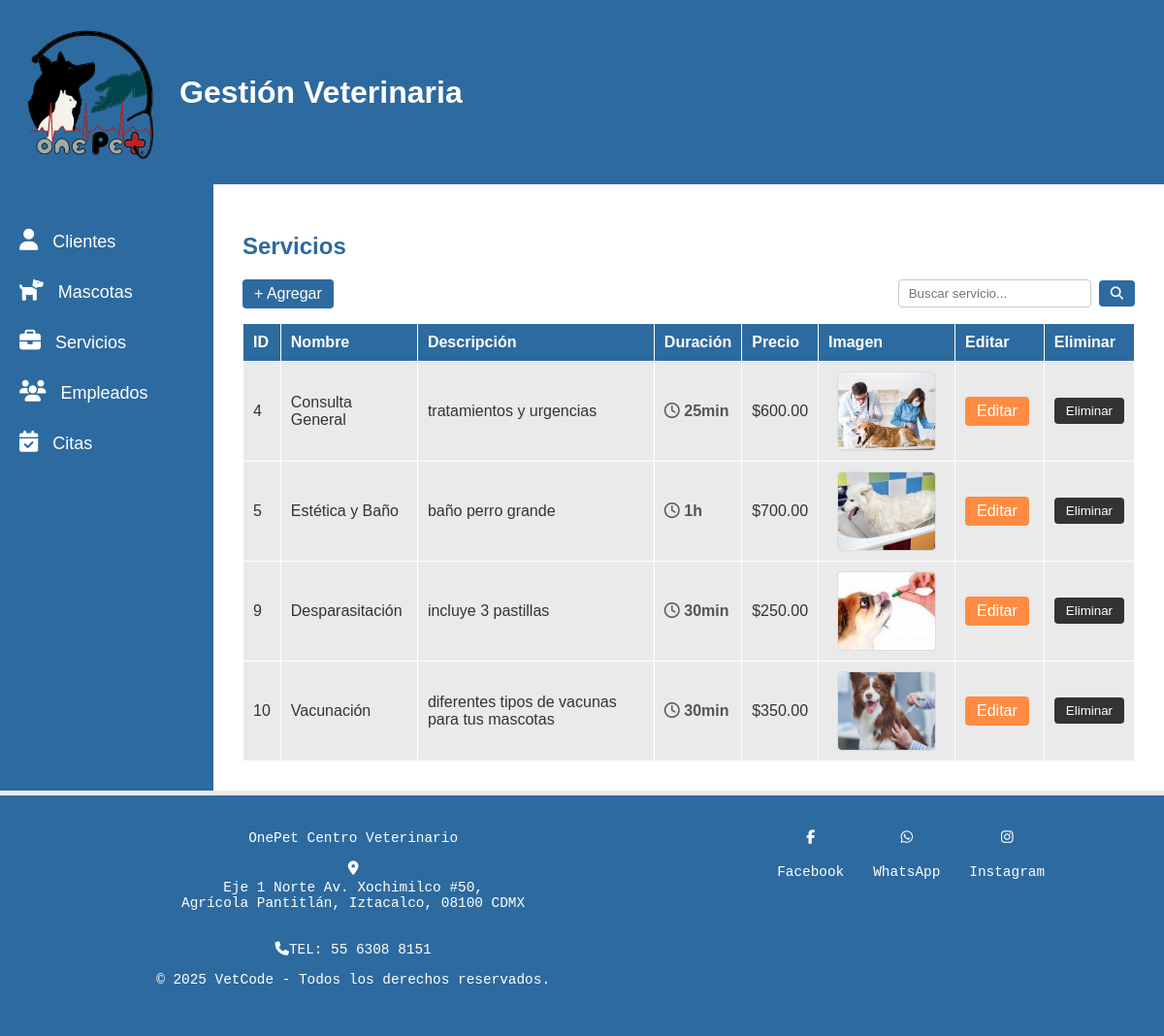
Screenshot of /Vista/servicios.php with the database file from the repository.
### tables this page shows
CREATE TABLE `servicios` (
  `id_servicio` int(11) NOT NULL,
  `nombre_servicio` varchar(100) NOT NULL,
  `descripcion` text NOT NULL,
  `precio` decimal(10,2) NOT NULL,
  `duracion` int(11) NOT NULL DEFAULT 30,
  `imagen` varchar(255) DEFAULT NULL
);

### Vista/servicios.php (the view, shortened to what this page needs)
<?php
include "../Modelo/conexion.php";
$busqueda = isset($_GET['buscar']) ? $con->real_escape_string($_GET['buscar']) : "";
$sql = "SELECT * FROM servicios";
$sql .= " ORDER BY id_servicio ASC";
$result = $con->query($sql);
function formatoDuracion($minutos) {
    $h = floor($minutos / 60);
    $m = $minutos % 60;
    $txt = "";
    if ($h > 0) $txt .= $h . "h ";
    if ($m > 0 || $h == 0) $txt .= $m . "min";
    return $txt;
}
?>
<!DOCTYPE html>
<html lang="es">
<head>
    <link rel="stylesheet" href="../Vista/Css/estilos.css">
    <link rel="stylesheet" href="https://cdn.jsdelivr.net/npm/remixicon@2.5.0/fonts/remixicon.css">
</head>
<body>
    <header>
        <div class="logo">
            <img src="../Vista/imagenes/one pet3.png" alt="Logo VetCode" class="logo-img">
            <h1>Gestión Veterinaria</h1>
        </div>
    </header>
    <div class="contenedor-principal">
        <aside class="menu-lateral">
            <ul>
                <li><a href="clientes.php"><i class="fa-solid fa-user"></i> Clientes</a></li>
                <li><a href="mascotas.php"><i class="fa-solid fa-dog"></i> Mascotas</a></li>
                <li><a href="servicios.php" class="active"><i class="fa-solid fa-briefcase"></i> Servicios</a></li>
                <li><a href="empleados.php"><i class="fa-solid fa-users"></i> Empleados</a></li>
                <li><a href="citas.php"><i class="fa-solid fa-calendar-check"></i> Citas</a></li>
            </ul>
        </aside>
        <main>
            <h2>Servicios</h2>
            <div style="display:flex; align-items:center; justify-content:space-between; margin-bottom:15px;">
                <a href="../Controlador/servicios_controller.php?action=add" class="Agregar" style="text-decoration:none;">+ Agregar</a>
                <form action="servicios.php" method="GET" style="display:flex; align-items:center; gap:8px;">
                    <input type="text" name="buscar" placeholder="Buscar servicio..." style="padding:6px 10px; border:1px solid #ccc; border-radius:4px;" value="<?php echo htmlspecialchars($busqueda); ?>">
                    <button type="submit" class="Agregar"><i class="fa fa-search"></i></button>
                </form>
            </div>
            <table>
                <thead>
                    <tr>
                        <th>ID</th>
                        <th>Nombre</th>
                        <th>Descripción</th>
                        <th>Duración</th> <th>Precio</th>
                        <th>Imagen</th>
                        <th>Editar</th>
                        <th>Eliminar</th>
                    </tr>
                </thead>
                <tbody>
                    <?php
                    if ($result->num_rows > 0) {
                        while ($row = $result->fetch_assoc()) {
                            $duracionVal = isset($row['duracion']) ? $row['duracion'] : 30;
                            ?>
                            <tr>
                                <td><?php echo $row['id_servicio']; ?></td>
                                <td><?php echo htmlspecialchars($row['nombre_servicio']); ?></td>
                                <td><?php echo htmlspecialchars($row['descripcion']); ?></td>
                                <td style="font-weight:bold; color:#555;">
                                    <i class="fa-regular fa-clock"></i>
                                    <?php echo formatoDuracion($duracionVal); ?>
                                </td>
                                <td>$<?php echo number_format($row['precio'], 2); ?></td>
                                <td class="img-cell">
                                    <?php if (!empty($row['imagen'])): ?>
                                        <div class="img-container">
                                            <img src="imagenes/servicios/<?php echo htmlspecialchars($row['imagen']); ?>" alt="Servicio">
                                        </div>
                                    <?php else: ?>
                                        <span style="color:#999;">-</span>
                                    <?php endif; ?>
                                </td>
                                <td style="text-align:center;">
                                    <a href="../Controlador/servicios_controller.php?action=edit&id=<?php echo $row['id_servicio']; ?>" class="edit-btn">Editar</a>
                                </td>
                                <td style="text-align:center;">
                                    <form action="../Controlador/servicios_controller.php?action=delete" method="POST" onsubmit="return confirm('¿Estás seguro de eliminar este servicio?');" style="display:inline;">
                                        <button type="submit" class="delete-btn">Eliminar</button>
                                    </form>
                                </td>
                            </tr>
                            <?php
                        }
                    } else {
                        echo "<tr><td colspan='8'>No se encontraron servicios registrados.</td></tr>";
                    }
                    ?>
                </tbody>
            </table>
        </main>
    </div>
<footer class="PiePagina">
    <table>
        <tr>
            <td>
                OnePet Centro Veterinario<br><br>
                <a href="https://www.google.com/maps/place/OnePet+Centro+Veterinario/@19.4138976,-99.0608182,18.15z/data=!4m14!1m7!3m6!1s0x85d1fd22545035fd:0xa2555f13641c2d07!2sOnePet+Centro+Veterinario!8m2!3d19.4134147!4d-99.06003!16s%2Fg%2F11rsrz6mx_!3m5!1s0x85d1fd22545035fd:0xa2555f13641c2d07!8m2!3d19.4134147!4d-99.06003!16s%2Fg%2F11rsrz6mx_?entry=ttu&g_ep=EgoyMDI1MTExNy4wIKXMDSoASAFQAw%3D%3D" target="_blank">
                    <i class="fa-solid fa-location-dot"></i>Eje 1 Norte Av. Xochimilco #50, <br>
                    Agrícola Pantitlán, Iztacalco, 08100 CDMX
                </a>
                <br>
                <br>
                <i class="fa-solid fa-phone"></i>TEL: 55 6308 8151<br>
                <p>&copy; 2025 VetCode - Todos los derechos reservados.</p>
            </td>
            <td>
                <a href="https://www.facebook.com/share/1FRjPmVmGe/?mibextid=wwXIfr" target="_blank">
                    <i class="fa-brands fa-facebook-f"></i><br>Facebook<br><br>
                </a>
                <a href="https://wa.link/h255ft" target="_blank">
                    <i class="fa-brands fa-whatsapp"></i><br>WhatsApp<br><br>
                </a>
                <a href="https://www.instagram.com/onepetvet?igsh=MXZodHVvcmpiNmZ6cA==" target="_blank">
                    <i class="fa-brands fa-instagram"></i><br>Instagram<br><br>
                </a>
            </td>
        </tr>
    </table>
</footer>
</body>
</html>

### Vista/Css/estilos.css (style rules this page uses)
body { background-color: #EAEAEA; font-family: Arial, sans-serif; color: #333333; margin: 0; padding: 0; }
header { background-color: #2D6A9F; padding: 20px; color: #FFFFFF; }
.logo { display: flex; align-items: center; }
img.logo-img { width: 150px; height: 150px; margin-right: 15px; }
.contenedor-principal { display: flex; min-height: calc(100vh - 200px); }
.menu-lateral { background-color: #2D6A9F; width: 220px; padding-top: 30px; flex-shrink: 0; }
.menu-lateral ul { list-style: none; padding-left: 20px; }
.menu-lateral li { display: flex; align-items: center; color: #FFFFFF; margin-bottom: 28px; font-size: 18px; cursor: pointer; }
.menu-lateral i { font-size: 22px; margin-right: 10px; }
.menu-lateral a, .menu-lateral a:link, .menu-lateral a:visited, .menu-lateral a:active { text-decoration: none !important; color: inherit; }
main { padding: 30px; background-color: #FFFFFF; flex: 1; overflow-x: hidden; }
h2 { color: #2D6A9F; }
table { width: 100%; border-collapse: collapse; background-color: #EAEAEA; min-width: 700px; }
th, td { padding: 10px; border: 1px solid #FFFFFF; text-align: left; vertical-align: middle; }
th { background-color: #2D6A9F; color: #FFFFFF; }
.edit-btn { background-color: #ff8c42; color: #FFFFFF; border: none; padding: 6px 12px; border-radius: 4px; cursor: pointer; margin-right: 5px; display: inline-block; text-decoration: none; text-align: center; }
.delete-btn { background-color: #333333; color: #FFFFFF; border: none; padding: 6px 12px; border-radius: 4px; cursor: pointer; display: inline-block; text-decoration: none; text-align: center; }
.Agregar { background-color: #2D6A9F; color: #FFFFFF; border: none; padding: 6px 12px; border-radius: 4px; cursor: pointer; text-decoration: none; display: inline-block; }
.PiePagina table { width: 100%; margin-top: 5px; background-color: #2D6A9F; color: #FFFFFF; text-align: center; padding: 2%; font-family: 'Courier New', Courier, monospace; font-size: 1.2vw; height: 180px; min-width: unset; border-collapse: separate; }
.PiePagina td { border: none; padding: 10px; vertical-align: top; }
.PiePagina td:first-child { text-align: center; }
.PiePagina td:last-child { display: flex; flex-direction: row; justify-content: center; align-items: center; gap: 30px; }
.PiePagina td a, .PiePagina td a:link, .PiePagina td a:visited, .PiePagina td a:active { color: #FFFFFF !important; text-decoration: none !important; display: flex !important; flex-direction: column; align-items: center; }
.PiePagina td a i { color: #FFFFFF !important; margin-bottom: 5px; }
table tr td img { object-fit: cover; border-radius: 4px; }

### Vista/servicios.php (style rules this page uses)
.img-cell { width: 120px; text-align: center; }
.img-container { width: 100px; height: 80px; overflow: hidden; margin: auto; display: flex; align-items: center; justify-content: center; border-radius: 4px; border: 1px solid #ddd; }
.img-container img { width: 100%; height: 100%; object-fit: cover; }

### rows the page displays
servicios: id_servicio "4", nombre_servicio "Consulta General", descripcion "tratamientos y urgencias", duracion "25min", precio "600.00", imagen (picture)
servicios: id_servicio "5", nombre_servicio "Estética y Baño", descripcion "baño perro grande", duracion "1h", precio "700.00", imagen (picture)
servicios: id_servicio "9", nombre_servicio "Desparasitación", descripcion "incluye 3 pastillas", duracion "30min", precio "250.00", imagen (picture)
servicios: id_servicio "10", nombre_servicio "Vacunación", descripcion "diferentes tipos de vacunas para tus mascotas", duracion "30min", precio "350.00", imagen (picture)
